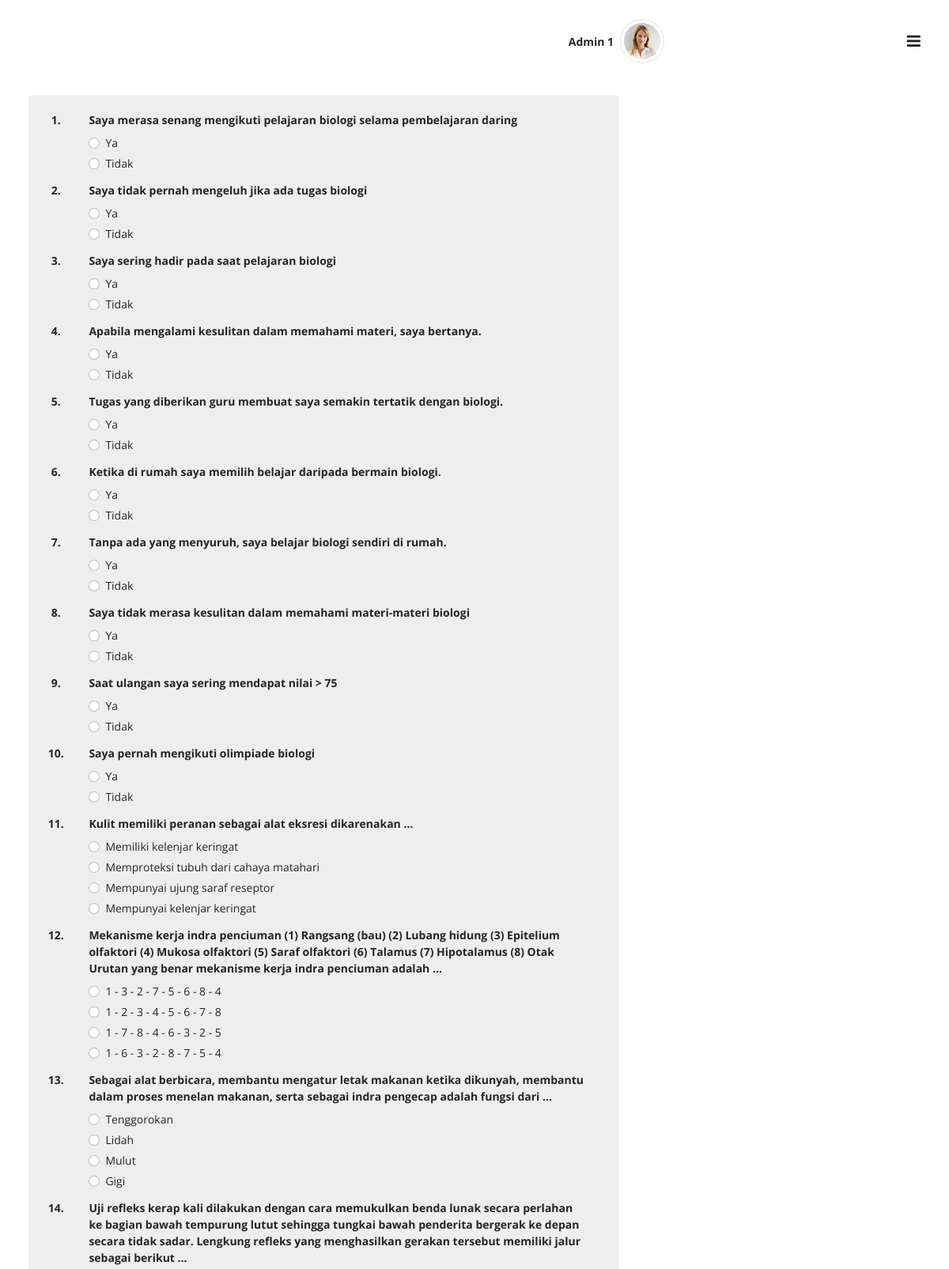
The app's page /student/survey.php (signed in, upper part) with its own data.
### tables this page shows
CREATE TABLE `survey_question` (
  `id` int(10) NOT NULL,
  `question` varchar(255) NOT NULL,
  `category` enum('1','2') NOT NULL
);

CREATE TABLE `module` (
  `id` int(10) NOT NULL,
  `module_desc` varchar(255) NOT NULL,
  `sub_topic_id` int(10) NOT NULL,
  `number` int(3) NOT NULL,
  `module_level` enum('1','2','3') NOT NULL
);

CREATE TABLE `module_question` (
  `id` int(10) NOT NULL,
  `module_id` int(10) NOT NULL,
  `question` mediumtext NOT NULL,
  `answer` int(10) NOT NULL
);

CREATE TABLE `module_question_choice` (
  `id` int(10) NOT NULL,
  `answer_desc` mediumtext NOT NULL,
  `question_id` int(10) NOT NULL
);

### student/survey.php (the view, shortened to what this page needs)
<?php
include('../config/db.php');
?>
<!doctype html>
<html class="no-js" lang="en" dir="ltr">
<head>
    <link rel="stylesheet" href="../node_modules/owl.carousel2/dist/assets/owl.carousel.min.css" />
    <link rel="stylesheet" href="../assets/css/e-learn.style.min.css">
</head>
<body>
    <div id="elearn-layout" class="theme-purple">
        <div class="main px-lg-4 px-md-4">
            <?php include('../layout/header.php'); ?>
            <div class="body d-flex py-lg-3 py-md-2">
                <div class="container-xxl">
                    <div class="row clearfix g-3">
                        <div class="col-lg-8 col-md-12 flex-column">
                            <div class="row row-deck g-3">
                                <div class="col-12 col-xl-12 col-lg-12">
                                    <div class="card mb-3 color-bg-200">
                                        <div class="card-body">
                                            <form action="../action/save-survey.php" method="POST">
                                                <div class="row align-items-center">
                                                    <?php
                                                    $question = mysqli_query($conn, "SELECT * FROM survey_question");
                                                    $row = mysqli_fetch_all($question, MYSQLI_ASSOC);
                                                    foreach ($row as $q) { ?>
                                                    <div class="row my-1">
                                                        <div class="col text-center">
                                                            <strong><?php echo $q['id']; ?>.</strong>
                                                        </div>
                                                        <div class="col-11">
                                                            <strong><?php echo $q['question'] ?></strong>
                                                        </div>
                                                    </div>
                                                    <div class="row my-1">
                                                        <div class="col-11 offset-1">
                                                            <div class="form-check">
                                                                <input class="form-check-input" type="radio"
                                                                    name="question<?php echo $q['id'] ?>" value="1"
                                                                    required>
                                                                <label class="form-check-label"
                                                                    for="tipeguru1">Ya</label>
                                                            </div>
                                                            <div class="form-check">
                                                                <input class="form-check-input" type="radio"
                                                                    name="question<?php echo $q['id'] ?>" value="0">
                                                                <label class="form-check-label"
                                                                    for="tipeguru2">Tidak</label>
                                                            </div>
                                                        </div>
                                                    </div>
                                                    <?php }
                                                    $no = 11;
                                                    $sql = "SELECT * FROM module WHERE module_level = 1";
                                                    $query = mysqli_query($conn, $sql);
                                                    $module = mysqli_fetch_all($query, MYSQLI_ASSOC);
                                                    foreach ($module as $key => $m) {
                                                        $sql = "SELECT * FROM module_question WHERE module_id = '{$m['id']}' ORDER BY RAND() LIMIT 1";
                                                        $query = mysqli_query($conn, $sql);
                                                        $question = mysqli_fetch_array($query, MYSQLI_ASSOC); ?>
                                                    <div class="row my-1">
                                                        <div class="col text-center">
                                                            <strong><?php echo $no; ?>.</strong>
                                                        </div>
                                                        <div class="col-11">
                                                            <strong><?php echo $question['question'] ?></strong>
                                                        </div>
                                                    </div>
                                                    <div class="row my-1">
                                                        <div class="col-11 offset-1">
                                                            <?php
                                                                $sql = "SELECT * FROM module_question_choice WHERE question_id = '{$question['id']}'";
                                                                $query = mysqli_query($conn, $sql);
                                                                $answer = mysqli_fetch_all($query, MYSQLI_ASSOC);
                                                                foreach ($answer as $key => $a) { ?>
                                                            <div class="form-check">
                                                                <input class="form-check-input" type="radio"
                                                                    name="question<?php echo $question['id'] ?>"
                                                                    value="<?php echo $a['id'] ?>" required>
                                                                <label class="form-check-label"
                                                                    for="tipeguru1"><?php echo $a['answer_desc'] ?></label>
                                                            </div>
                                                            <?php }
                                                                ?>
                                                        </div>
                                                    </div>
                                                    <?php $no++;
                                                    }
                                                    $sql = "SELECT * FROM module WHERE module_level = 2 LIMIT 4";
                                                    $query = mysqli_query($conn, $sql);
                                                    $module = mysqli_fetch_all($query, MYSQLI_ASSOC);
                                                    foreach ($module as $key => $m) {
                                                        $sql = "SELECT * FROM module_question WHERE module_id = '{$m['id']}' ORDER BY RAND() LIMIT 1";
                                                        $query = mysqli_query($conn, $sql);
                                                        $question = mysqli_fetch_array($query, MYSQLI_ASSOC); ?>
                                                    <div class="row my-1">
                                                        <div class="col text-center">
                                                            <strong><?php echo $no; ?>.</strong>
                                                        </div>
                                                        <div class="col-11">
                                                            <strong><?php echo $question['question'] ?></strong>
                                                        </div>
                                                    </div>
                                                    <?php $no++;
                                                    }
                                                        $question = mysqli_fetch_array($query, MYSQLI_ASSOC); ?>
                                                </div>
                                            </form>
                                        </div>
                                    </div>
                                </div>
                            </div>
                        </div>
                    </div>
                </div>
            </div>
        </div>
    </div>
</body>
</html>

### layout/header.php (shortened to what this page needs)
<div class="header">
    <nav class="navbar py-4">
        <div class="container-xxl">
            <div class="h-right d-flex align-items-center mr-5 mr-lg-0 order-1">
                <div class="dropdown user-profile ml-2 ml-sm-3 d-flex align-items-center zindex-popover">
                    <div class="u-info me-2">
                        <p class="mb-0 text-end line-height-sm "><span class="font-weight-bold">
                                <?php echo $_SESSION['name'] ?>
                            </span></p>
                    </div>
                    <a class="nav-link dropdown-toggle pulse p-0" href="#" role="button" data-bs-toggle="dropdown"
                        data-bs-display="static">
                        <img class="avatar lg rounded-circle img-thumbnail" src="../assets/images/profile_av.png"
                            alt="profile">
                    </a>
                </div>
            </div>
            <button class="navbar-toggler p-0 border-0 menu-toggle order-3" type="button" data-bs-toggle="collapse"
                data-bs-target="#mainHeader">
                <span class="fa fa-bars"></span>
            </button>
        </div>
    </nav>
</div>

### records on screen
survey_question: id "1", question "Saya merasa senang mengikuti pelajaran biologi selama pembelajaran daring"
survey_question: id "2", question "Saya tidak pernah mengeluh jika ada tugas biologi"
survey_question: id "3", question "Saya sering hadir pada saat pelajaran biologi"
survey_question: id "4", question "Apabila mengalami kesulitan dalam memahami materi, saya bertanya."
survey_question: id "5", question "Tugas yang diberikan guru membuat saya semakin tertatik dengan biologi."
survey_question: id "6", question "Ketika di rumah saya memilih belajar daripada bermain biologi."
survey_question: id "7", question "Tanpa ada yang menyuruh, saya belajar biologi sendiri di rumah."
survey_question: id "8", question "Saya tidak merasa kesulitan dalam memahami materi-materi biologi"
survey_question: id "9", question "Saat ulangan saya sering mendapat nilai > 75"
survey_question: id "10", question "Saya pernah mengikuti olimpiade biologi"
module: module_question.question "Kulit memiliki peranan sebagai alat eksresi dikarenakan …"
module_question_choice: answer_desc "Memiliki kelenjar keringat"
module_question_choice: answer_desc "Memproteksi tubuh dari cahaya matahari"
module_question_choice: answer_desc "Mempunyai ujung saraf reseptor"
module_question_choice: answer_desc "Mempunyai kelenjar keringat"
module: module_question.question "Mekanisme kerja indra penciuman (1) Rangsang (bau) (2) Lubang hidung (3) Epitelium olfaktori (4) Mukosa olfaktori (5) Saraf olfaktori (6) Talamus (7) Hipotalamus (8) Otak Urutan yang benar mekanisme kerja indra penciuman adalah ..."
module_question_choice: answer_desc "1 - 3 - 2 - 7 - 5 - 6 - 8 - 4"
module_question_choice: answer_desc "1 - 2 - 3 - 4 - 5 - 6 - 7 - 8"
module_question_choice: answer_desc "1 - 7 - 8 - 4 - 6 - 3 - 2 - 5"
module_question_choice: answer_desc "1 - 6 - 3 - 2 - 8 - 7 - 5 - 4"
module: module_question.question "Sebagai alat berbicara, membantu mengatur letak makanan ketika dikunyah, membantu dalam proses menelan makanan, serta sebagai indra pengecap adalah fungsi dari ..."
module_question_choice: answer_desc "Tenggorokan"
module_question_choice: answer_desc "Lidah"
module_question_choice: answer_desc "Mulut"
module_question_choice: answer_desc "Gigi"
module: module_question.question "Uji refleks kerap kali dilakukan dengan cara memukulkan benda lunak secara perlahan ke bagian bawah tempurung lutut sehingga tungkai bawah penderita bergerak ke depan secara tidak sadar. Lengkung refleks yang menghasilkan gerakan tersebut memiliki jalur sebagai berikut ..."

### other values on screen
$_SESSION['name'] "Admin 1"
